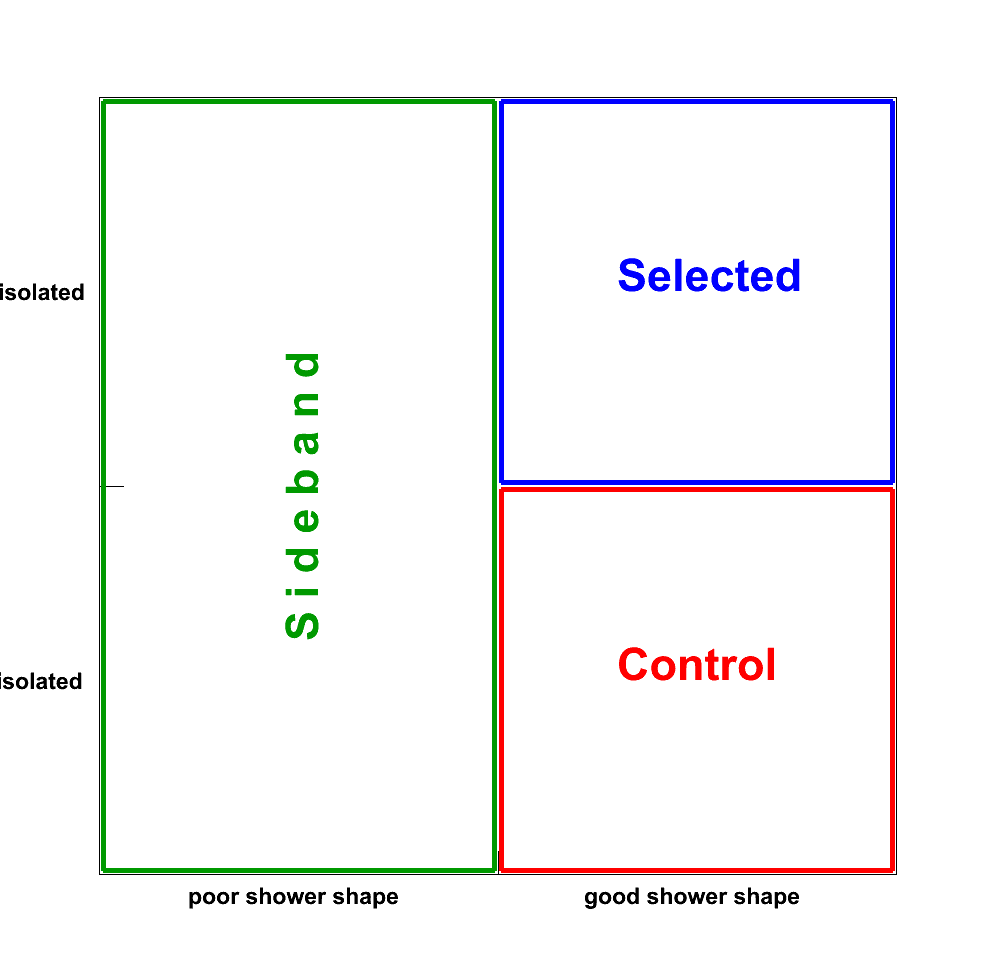

Recreate this plot in Python.
import ROOT as r
r.gStyle.SetOptStat(0)

e = 0.01
hist = r.TH2D("regions", ";;", 2, 0., 2., 2, 0., 2.)
hist.GetXaxis().SetBinLabel(1, "poor shower shape")
hist.GetXaxis().SetBinLabel(2, "good shower shape")
hist.GetYaxis().SetBinLabel(1, "non-isolated")
hist.GetYaxis().SetBinLabel(2, "isolated")
#hist.LabelsOption("v", "Y")
#hist.LabelsOption("h", "X")
selected_top = r.TLine(1.+e, 2.-e, 2.-e, 2.-e)
selected_top.SetLineWidth(5)
selected_top.SetLineColor(4)
selected_left = r.TLine(1.+e, 1.+e, 1.+e, 2.-e)
selected_left.SetLineWidth(5)
selected_left.SetLineColor(4)
selected_right = r.TLine(2.-e, 1.+e, 2.-e, 2.-e)
selected_right.SetLineWidth(5)
selected_right.SetLineColor(4)
selected_bottom = r.TLine(1.+e, 1.+e, 2.-e, 1.+e)
selected_bottom.SetLineWidth(5)
selected_bottom.SetLineColor(4)
text_selected = r.TLatex(1.3, 1.5, "#color[4]{Selected}")
control_top = r.TLine(1.+e, 1.-e, 2.-e, 1.-e)
control_top.SetLineWidth(5)
control_top.SetLineColor(2)
control_left = r.TLine(1.+e, 0.+e, 1.+e, 1.-e)
control_left.SetLineWidth(5)
control_left.SetLineColor(2)
control_right = r.TLine(2.-e, 0.+e, 2.-e, 1.-e)
control_right.SetLineWidth(5)
control_right.SetLineColor(2)
control_bottom = r.TLine(1.+e, 0.+e, 2.-e, 0.+e)
control_bottom.SetLineWidth(5)
control_bottom.SetLineColor(2)
text_control = r.TLatex(1.3, 0.5, "#color[2]{Control}")
sideband_top = r.TLine(0.+e, 2.-e, 1.-e, 2.-e)
sideband_top.SetLineWidth(5)
sideband_top.SetLineColor(r.kGreen+2)
sideband_left = r.TLine(0.+e, 0.+e, 0.+e, 2.-e)
sideband_left.SetLineWidth(5)
sideband_left.SetLineColor(r.kGreen+2)
sideband_right = r.TLine(1.-e, 0.+e, 1.-e, 2.-e)
sideband_right.SetLineWidth(5)
sideband_right.SetLineColor(r.kGreen+2)
sideband_bottom = r.TLine(0.+e, 0.+e, 1.-e, 0.+e)
sideband_bottom.SetLineWidth(5)
sideband_bottom.SetLineColor(r.kGreen+2)
text_sideband = r.TLatex(0.55, 0.6, "#color[418]{S i d e b a n d}")
text_sideband.SetTextAngle(90.)
c = r.TCanvas("c", "c", 1000, 1000)
hist.Draw()
selected_top.Draw()
selected_left.Draw()
selected_right.Draw()
selected_bottom.Draw()
control_top.Draw()
control_left.Draw()
control_right.Draw()
control_bottom.Draw()
sideband_top.Draw()
sideband_left.Draw()
sideband_right.Draw()
sideband_bottom.Draw()
text_selected.Draw()
text_control.Draw()
text_sideband.Draw()
c.SaveAs("Regions.png")
c.SaveAs("Regions.eps")
c.SaveAs("Regions.pdf")
